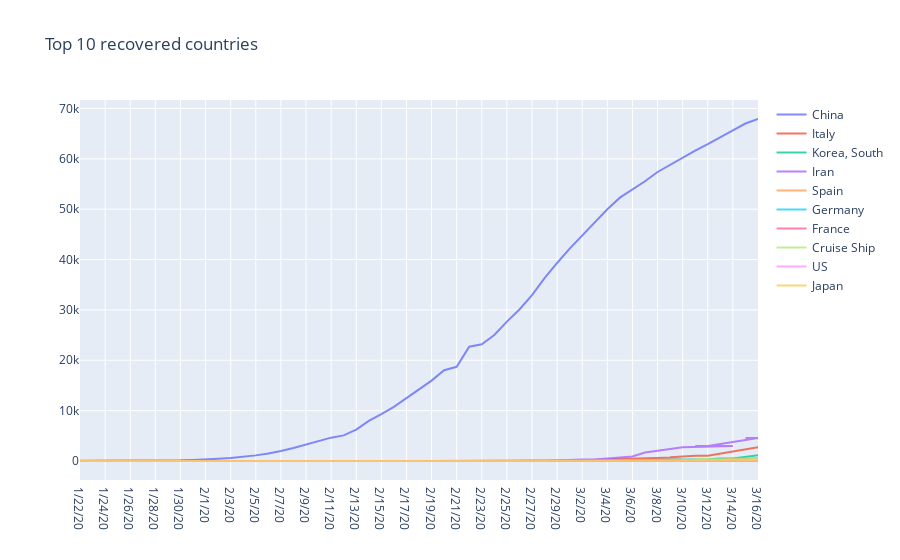

The cell this chart's notebook holds for it:
### Markdown cell above
### Top 10 Countries

### Code cell
fig = go.Figure()

for country in countries:
    recov_country = transformed_covid_recov[transformed_covid_recov['Country/Region'] == country]
    
    fig.add_trace(go.Scatter(
        x=recov_country.Date,
        y=recov_country.Value,
        name=country,
        opacity=0.8,))

# Layout update 
fig.update_layout(title_text="Top 10 recovered countries")

# Reversed xaxis
fig['layout']['xaxis']['autorange'] = "reversed"

fig.show()

plot(fig, filename=PLOT_PATH + 'Top 10 recovered countries.html', auto_open=False)

### Figure 1 — Plotly figure (JSON) as saved in the notebook; plotly's stock layout.template omitted (floating-point values rounded to 4 significant figures)
{"data": [{"name": "China", "opacity": 0.8, "type": "scatter", "x": ["3/16/20", "3/15/20", "3/14/20", "3/13/20", "3/12/20", "3/11/20", "3/10/20", "3/9/20", "3/8/20", "3/7/20", "3/6/20", "3/5/20", "3/4/20", "3/3/20", "3/2/20", "3/1/20", "2/29/20", "2/28/20", "2/27/20", "2/26/20", "2/25/20", "2/24/20", "2/23/20", "2/22/20", "2/21/20", "2/20/20", "2/19/20", "2/18/20", "2/17/20", "2/16/20", "2/15/20", "2/14/20", "2/13/20", "2/12/20", "2/11/20", "2/10/20", "2/9/20", "2/8/20", "2/7/20", "2/6/20", "2/5/20", "2/4/20", "2/3/20", "2/2/20", "2/1/20", "1/31/20", "1/30/20", "1/29/20", "1/28/20", "1/27/20", "1/26/20", "1/25/20", "1/24/20", "1/23/20", "1/22/20"], "y": [67910, 67017, 65660, 64196, 62901, 61644, 60181, 58804, 57388, 55539, 53944, 52292, 50001, 47450, 44854, 42162, 39320, 36329, 32930, 30084, 27676, 25015, 23187, 22699, 18704, 18014, 15962, 14206, 12462, 10755, 9298, 7977, 6217, 5082, 4636, 3918, 3219, 2596, 1999, 1477, 1115, 843, 614, 463, 275, 214, 135, 120, 101, 58, 49, 39, 36, 30, 28]}, {"name": "Italy", "opacity": 0.8, "type": "scatter", "x": ["3/16/20", "3/15/20", "3/14/20", "3/13/20", "3/12/20", "3/11/20", "3/9/20", "3/10/20", "3/8/20", "3/7/20", "3/6/20", "3/5/20", "3/4/20", "3/3/20", "3/2/20", "3/1/20", "2/28/20", "2/29/20", "2/27/20", "2/26/20", "2/23/20", "2/25/20", "2/24/20", "2/22/20", "2/19/20", "2/21/20", "2/20/20", "1/30/20", "1/31/20", "1/29/20", "2/3/20", "2/4/20", "2/1/20", "2/2/20", "1/24/20", "1/22/20", "1/23/20", "1/27/20", "1/28/20", "1/25/20", "1/26/20", "2/14/20", "2/12/20", "2/13/20", "2/17/20", "2/18/20", "2/15/20", "2/16/20", "2/6/20", "2/7/20", "2/5/20", "2/10/20", "2/11/20", "2/8/20", "2/9/20"], "y": [2749, 2335, 1966, 1439, 1045, 1045, 724, 724, 622, 589, 523, 414, 276, 160, 149, 83, 46, 46, 45, 3, 2, 1, 1, 1, 0, 0, 0, 0, 0, 0, 0, 0, 0, 0, 0, 0, 0, 0, 0, 0, 0, 0, 0, 0, 0, 0, 0, 0, 0, 0, 0, 0, 0, 0, 0]}, {"name": "Korea, South", "opacity": 0.8, "type": "scatter", "x": ["3/16/20", "3/14/20", "3/15/20", "3/13/20", "3/12/20", "3/11/20", "3/10/20", "3/6/20", "3/7/20", "3/8/20", "3/9/20", "3/4/20", "3/5/20", "3/2/20", "3/1/20", "3/3/20", "2/29/20", "2/25/20", "2/28/20", "2/27/20", "2/26/20", "2/23/20", "2/24/20", "2/20/20", "2/21/20", "2/22/20", "2/19/20", "2/18/20", "2/17/20", "2/15/20", "2/16/20", "2/12/20", "2/13/20", "2/14/20", "2/10/20", "2/11/20", "2/9/20", "2/8/20", "2/7/20", "1/30/20", "1/31/20", "1/29/20", "2/3/20", "2/4/20", "2/1/20", "2/2/20", "1/24/20", "1/22/20", "1/23/20", "1/27/20", "1/28/20", "1/25/20", "1/26/20", "2/6/20", "2/5/20"], "y": [1137, 510, 510, 510, 333, 288, 247, 135, 135, 118, 118, 41, 41, 30, 30, 30, 27, 22, 22, 22, 22, 18, 18, 16, 16, 16, 12, 12, 10, 9, 9, 7, 7, 7, 3, 3, 3, 1, 1, 0, 0, 0, 0, 0, 0, 0, 0, 0, 0, 0, 0, 0, 0, 0, 0]}, {"name": "Iran", "opacity": 0.8, "type": "scatter", "x": ["3/15/20", "3/16/20", "3/12/20", "3/11/20", "3/13/20", "3/14/20", "3/10/20", "3/9/20", "3/8/20", "3/7/20", "3/6/20", "3/5/20", "3/4/20", "3/3/20", "3/2/20", "3/1/20", "2/29/20", "2/28/20", "2/26/20", "2/27/20", "2/19/20", "2/23/20", "2/21/20", "2/22/20", "2/25/20", "2/20/20", "2/24/20", "1/31/20", "1/30/20", "1/29/20", "2/3/20", "2/4/20", "2/1/20", "2/2/20", "1/24/20", "1/22/20", "1/23/20", "1/27/20", "1/28/20", "1/25/20", "1/26/20", "2/14/20", "2/12/20", "2/13/20", "2/17/20", "2/15/20", "2/18/20", "2/16/20", "2/6/20", "2/7/20", "2/5/20", "2/10/20", "2/11/20", "2/8/20", "2/9/20"], "y": [4590, 4590, 2959, 2959, 2959, 2959, 2731, 2394, 2134, 1669, 913, 739, 552, 291, 291, 175, 123, 73, 49, 49, 0, 0, 0, 0, 0, 0, 0, 0, 0, 0, 0, 0, 0, 0, 0, 0, 0, 0, 0, 0, 0, 0, 0, 0, 0, 0, 0, 0, 0, 0, 0, 0, 0, 0, 0]}, {"name": "Spain", "opacity": 0.8, "type": "scatter", "x": ["3/16/20", "3/15/20", "3/14/20", "3/13/20", "3/12/20", "3/11/20", "3/10/20", "3/9/20", "3/8/20", "3/7/20", "3/6/20", "2/22/20", "3/1/20", "2/15/20", "2/18/20", "2/24/20", "2/23/20", "2/26/20", "2/16/20", "2/20/20", "2/27/20", "2/17/20", "2/21/20", "2/29/20", "2/19/20", "3/5/20", "2/25/20", "2/28/20", "3/3/20", "3/2/20", "3/4/20", "1/30/20", "1/31/20", "1/28/20", "1/29/20", "2/3/20", "2/2/20", "2/1/20", "1/23/20", "1/24/20", "1/22/20", "1/27/20", "1/25/20", "1/26/20", "2/13/20", "2/14/20", "2/11/20", "2/12/20", "2/6/20", "2/7/20", "2/4/20", "2/5/20", "2/9/20", "2/10/20", "2/8/20"], "y": [530, 517, 517, 193, 183, 183, 32, 32, 30, 30, 2, 2, 2, 2, 2, 2, 2, 2, 2, 2, 2, 2, 2, 2, 2, 2, 2, 2, 2, 2, 2, 0, 0, 0, 0, 0, 0, 0, 0, 0, 0, 0, 0, 0, 0, 0, 0, 0, 0, 0, 0, 0, 0, 0, 0]}, {"name": "Germany", "opacity": 0.8, "type": "scatter", "x": ["3/16/20", "3/14/20", "3/13/20", "3/15/20", "3/11/20", "3/12/20", "3/10/20", "3/8/20", "3/9/20", "3/7/20", "3/6/20", "3/1/20", "2/29/20", "2/27/20", "3/4/20", "3/2/20", "2/28/20", "3/5/20", "3/3/20", "2/26/20", "2/22/20", "2/25/20", "2/24/20", "2/23/20", "2/21/20", "2/19/20", "2/18/20", "2/20/20", "2/14/20", "2/13/20", "2/16/20", "2/15/20", "2/17/20", "1/31/20", "1/29/20", "1/30/20", "2/3/20", "2/4/20", "2/1/20", "2/2/20", "1/24/20", "1/25/20", "1/22/20", "1/23/20", "1/27/20", "1/28/20", "1/26/20", "2/12/20", "2/6/20", "2/7/20", "2/5/20", "2/10/20", "2/11/20", "2/8/20", "2/9/20"], "y": [67, 46, 46, 46, 25, 25, 18, 18, 18, 18, 17, 16, 16, 16, 16, 16, 16, 16, 16, 15, 14, 14, 14, 14, 14, 12, 12, 12, 1, 1, 1, 1, 1, 0, 0, 0, 0, 0, 0, 0, 0, 0, 0, 0, 0, 0, 0, 0, 0, 0, 0, 0, 0, 0, 0]}, {"name": "France", "opacity": 0.8, "type": "scatter", "x": ["3/10/20", "3/3/20", "3/13/20", "3/1/20", "3/14/20", "3/16/20", "3/2/20", "3/9/20", "3/11/20", "3/8/20", "3/7/20", "3/15/20", "2/29/20", "3/5/20", "3/4/20", "3/12/20", "3/6/20", "2/28/20", "2/25/20", "2/27/20", "2/26/20", "2/20/20", "2/15/20", "2/19/20", "2/16/20", "2/18/20", "2/17/20", "2/22/20", "2/24/20", "2/21/20", "2/23/20", "2/14/20", "2/12/20", "2/13/20", "1/31/20", "1/29/20", "1/30/20", "2/3/20", "2/4/20", "2/1/20", "2/2/20", "1/24/20", "1/25/20", "1/22/20", "1/23/20", "1/27/20", "1/28/20", "1/26/20", "2/7/20", "2/6/20", "2/5/20", "2/10/20", "2/11/20", "2/8/20", "2/9/20"], "y": [12, 12, 12, 12, 12, 12, 12, 12, 12, 12, 12, 12, 12, 12, 12, 12, 12, 11, 11, 11, 11, 4, 4, 4, 4, 4, 4, 4, 4, 4, 4, 2, 2, 2, 0, 0, 0, 0, 0, 0, 0, 0, 0, 0, 0, 0, 0, 0, 0, 0, 0, 0, 0, 0, 0]}, {"name": "Cruise Ship", "opacity": 0.8, "type": "scatter", "x": ["3/15/20", "3/16/20", "3/12/20", "3/13/20", "3/11/20", "3/14/20", "3/9/20", "3/10/20", "3/6/20", "3/8/20", "3/7/20", "2/26/20", "3/1/20", "3/3/20", "2/29/20", "2/27/20", "3/5/20", "3/4/20", "3/2/20", "2/28/20", "2/20/20", "2/21/20", "2/19/20", "2/22/20", "2/23/20", "2/25/20", "2/24/20", "1/31/20", "1/29/20", "1/30/20", "2/3/20", "2/4/20", "2/1/20", "2/2/20", "1/24/20", "1/25/20", "1/22/20", "1/23/20", "1/27/20", "1/28/20", "1/26/20", "2/14/20", "2/15/20", "2/12/20", "2/13/20", "2/18/20", "2/16/20", "2/17/20", "2/7/20", "2/5/20", "2/6/20", "2/10/20", "2/11/20", "2/8/20", "2/9/20"], "y": [325, 325, 325, 325, 325, 325, 40, 40, 40, 40, 40, 10, 10, 10, 10, 10, 10, 10, 10, 10, 1, 1, 1, 1, 0, 0, 0, 0, 0, 0, 0, 0, 0, 0, 0, 0, 0, 0, 0, 0, 0, 0, 0, 0, 0, 0, 0, 0, 0, 0, 0, 0, 0, 0, 0]}, {"name": "US", "opacity": 0.8, "type": "scatter", "x": ["3/16/20", "3/13/20", "3/12/20", "3/15/20", "3/14/20", "3/10/20", "3/11/20", "3/4/20", "2/28/20", "3/9/20", "3/1/20", "3/5/20", "3/6/20", "3/7/20", "3/2/20", "3/3/20", "3/8/20", "2/29/20", "2/27/20", "2/26/20", "2/25/20", "2/21/20", "2/23/20", "2/22/20", "2/24/20", "2/10/20", "2/13/20", "2/9/20", "2/14/20", "2/15/20", "2/12/20", "2/11/20", "2/20/20", "2/19/20", "2/18/20", "2/16/20", "2/17/20", "1/30/20", "1/31/20", "1/28/20", "1/29/20", "2/2/20", "2/3/20", "2/1/20", "1/23/20", "1/24/20", "1/22/20", "1/27/20", "1/25/20", "1/26/20", "2/6/20", "2/7/20", "2/4/20", "2/5/20", "2/8/20"], "y": [17, 12, 12, 12, 12, 8, 8, 7, 7, 7, 7, 7, 7, 7, 7, 7, 7, 7, 6, 6, 6, 5, 5, 5, 5, 3, 3, 3, 3, 3, 3, 3, 3, 3, 3, 3, 3, 0, 0, 0, 0, 0, 0, 0, 0, 0, 0, 0, 0, 0, 0, 0, 0, 0, 0]}, {"name": "Japan", "opacity": 0.8, "type": "scatter", "x": ["3/16/20", "3/13/20", "3/12/20", "3/11/20", "3/14/20", "3/15/20", "3/10/20", "3/8/20", "3/7/20", "3/9/20", "3/6/20", "3/3/20", "3/4/20", "3/5/20", "2/29/20", "3/2/20", "3/1/20", "2/21/20", "2/23/20", "2/26/20", "2/22/20", "2/25/20", "2/27/20", "2/24/20", "2/28/20", "2/20/20", "2/19/20", "2/18/20", "2/17/20", "2/15/20", "2/16/20", "2/11/20", "2/14/20", "2/12/20", "2/13/20", "2/10/20", "1/29/20", "1/30/20", "2/9/20", "2/5/20", "2/3/20", "2/1/20", "2/2/20", "1/31/20", "2/4/20", "2/7/20", "1/26/20", "1/27/20", "2/8/20", "2/6/20", "1/28/20", "1/24/20", "1/22/20", "1/23/20", "1/25/20"], "y": [144, 118, 118, 118, 118, 118, 101, 76, 76, 76, 46, 43, 43, 43, 32, 32, 32, 22, 22, 22, 22, 22, 22, 22, 22, 18, 18, 13, 12, 12, 12, 9, 9, 9, 9, 4, 1, 1, 1, 1, 1, 1, 1, 1, 1, 1, 1, 1, 1, 1, 1, 0, 0, 0, 0]}], "layout": {"title": {"text": "Top 10 recovered countries"}, "xaxis": {"autorange": "reversed"}}}
